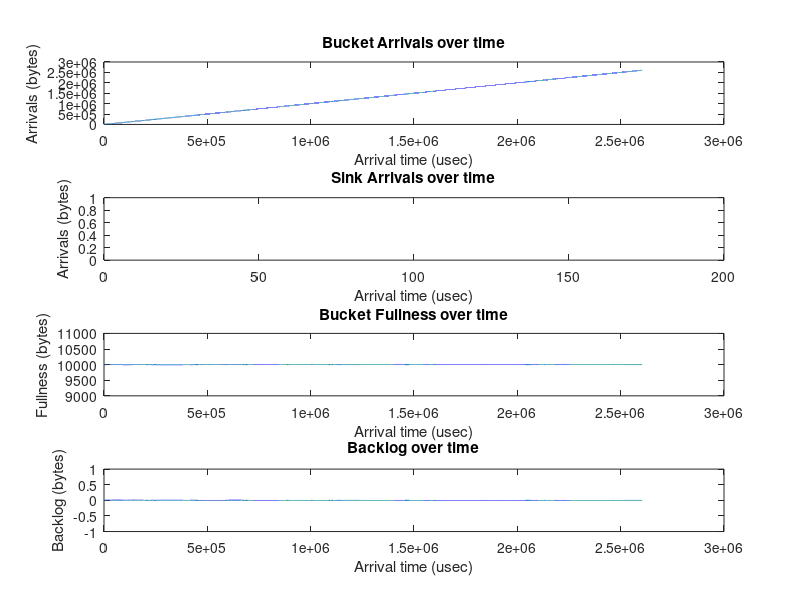

This figure's MATLAB source:
clc; clear all; clf;
%%%%%%%%%%%%%%%%%%%%%%%%%%%%%%%%%%%%%%%%%%%%%%%%%%%%%%%%%%%%%%%%%%%
% Time unit: micro seconds 
% Packet size: bytes
%%%%%%%%%%%%%%%%%%%%%%%%%%%%%%%%%%%%%%%%%%%%%%%%%%%%%%%%%%%%%%%%%%%
[packet_no_gen, time_gen, packetsize_gen] = textread('ethernet_short.txt', '%f %f %f');
[packet_no_sink, time_sink, packetsize_sink] = textread('output.txt', '%f %f %f');
[packet_bucket_arrival, packet_size, X, L] = textread('bucket.txt', '%f %f %f %f');

count_sink = length(packet_no_sink);
count_gen = length(packet_no_gen);
count_bucket = length(packet_bucket_arrival);

% initialize cumulative arrays
cumulative_sink = zeros(1, count_sink);
cumulative_bucket = zeros(1, count_bucket);
cumulative_time_bucket = zeros(1, count_bucket);
cumulative_time_sink = zeros(1, count_sink);
cumulative_time_gen = zeros(1, count_bucket);
cumulative_time_backlog = zeros(1, count_bucket);

% initialize first packet, hardcoded
cumulative_sink(1) = packetsize_sink(1);
cumulative_time_sink(1) = time_sink(1);
cumulative_bucket(1) = packet_bucket_arrival(1);
cumulative_time_bucket(1) = L(1); 
cumulative_time_backlog(1) = 0;

i = 2;

while i <= count_bucket
   cumulative_bucket(i) = cumulative_bucket(i-1) + packet_bucket_arrival(i);
   cumulative_time_bucket(i) = L(i); 
   i = i+1;
end

i = 2;

while i <= count_bucket
   cumulative_time_backlog(i) = X(i); 
   i = i+1;
end

% start with second packet
i = 2;

% for the sink
while i <= count_bucket
    cumulative_time_gen(i) = packet_bucket_arrival(i) + cumulative_time_gen(i-1);
    i = i + 1;
end

% start with second packet
i = 2;

% for the sink
while i <= count_sink
    cumulative_sink(i) = cumulative_sink(i-1) + packetsize_sink(i);
    cumulative_time_sink(i) = time_sink(i) + cumulative_time_sink(i-1);
    i = i + 1;
end

disp(length(time_gen));

% Make plot
figure(1); 
%plot(cumulative_time_token, cumulative_token,time_gen, cumulative_gen,cumulative_time_sink, cumulative_sink);

subplot(4,1,1);plot(cumulative_bucket, cumulative_time_gen);
title('Bucket Arrivals over time');
xlabel('Arrival time (usec)');
ylabel('Arrivals (bytes)');

subplot(4,1,2);plot(cumulative_time_sink, cumulative_sink);
title('Sink Arrivals over time');
xlabel('Arrival time (usec)');
ylabel('Arrivals (bytes)');

subplot(4,1,3);plot(cumulative_bucket,cumulative_time_bucket);
title('Bucket Fullness over time');
xlabel('Arrival time (usec)');
ylabel('Fullness (bytes)');

subplot(4,1,4);plot(cumulative_bucket,cumulative_time_backlog);
title('Backlog over time');
xlabel('Arrival time (usec)');
ylabel('Backlog (bytes)');